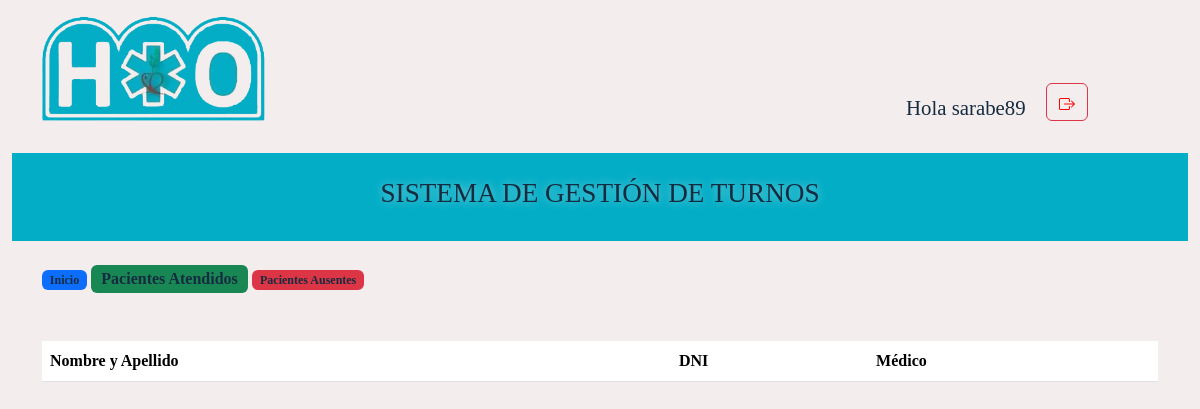
/pacientes_atendidos/ (signed in), run on an earlier commit of the app's database.
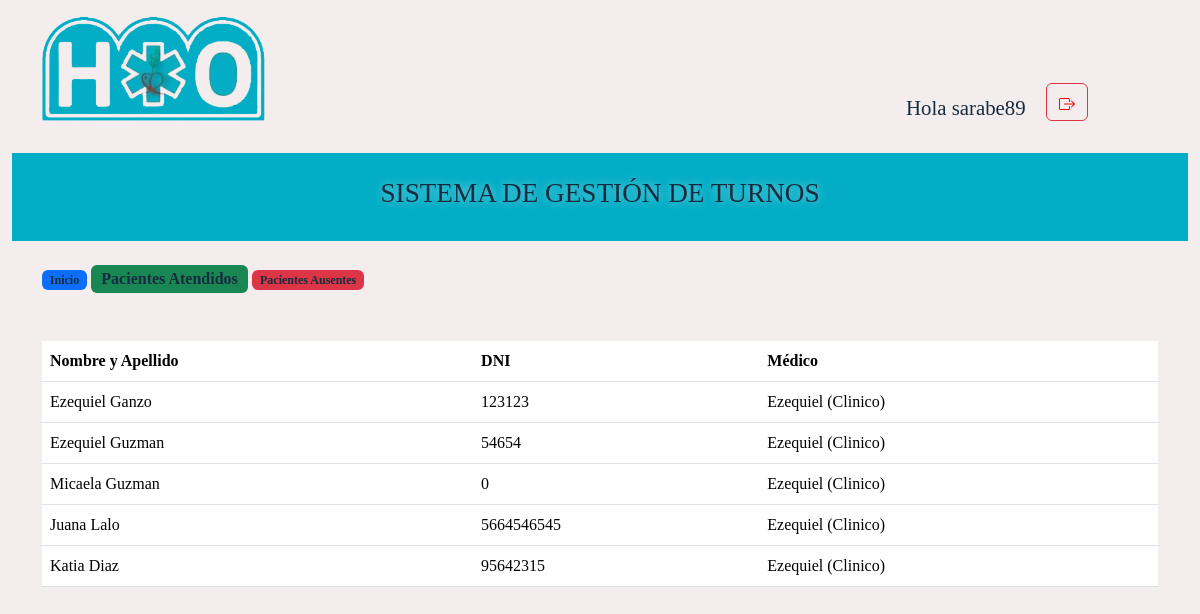
And on a later commit of the database.
### turnos/models.py (models this page shows, shortened)
class Turno(models.Model):
    STATUS_CHOICES = (
        ('E' , 'En Espera'),
        ('P' , 'Atendiendo'),
        ('A' , 'Ausente'),
        ('L', 'Atendido'),
    )
    nombre = models.CharField( max_length=50, null=True)
    apellido = models.CharField( max_length=50, null=True)
    dni = models.IntegerField(default=0)
    medico = models.ForeignKey(Medico, on_delete=models.CASCADE)
    fecha = models.DateField(default=date.today)
    hora = models.TimeField(default='07:00')
    status = models.CharField(max_length=1,choices=STATUS_CHOICES, default='E', verbose_name='estado')

class Medico(models.Model):
    nombre = models.CharField(max_length=50)
    especialidad = models.CharField(max_length=45)
    def __str__(self):
        return f'{self.nombre}  ({self.especialidad})'

### turnos/views.py (the view)
# urls.py: path('pacientes_atendidos/', views.pacientes_atendidos, name='pacientes_atendidos'),
@login_required
def pacientes_atendidos(request):
    turnos_atendidos = Turno.objects.filter(status='L').order_by('fecha')
    return render(request, 'pacientes_atendidos.html', {'turnos_atendidos': turnos_atendidos})

### turnos/templates/pacientes_atendidos.html
{% extends 'base.html' %}
{% block content %}
<br>
<div class="container-fluid">
    <div class="container">
        <span class="badge bg-primary"><a href="{% url 'ver_turnos' %}">Inicio</a></span> </option>
        <span class="badge bg-success fs-6"> <a href="{% url 'pacientes_atendidos' %}" >Pacientes Atendidos</a></span>
        <span class="badge bg-danger"><a href="{% url 'pacientes_ausentes' %}" >Pacientes Ausentes</a></span>
    </div>
</div>
<br><br>
<div class="container-fluid">
    <div class="container">
        <div class="table-responsive">
            <table class="table align-middle mb-0 bg-white">
                <thead class="bg-light">
                    <tr>
                        <th>Nombre y Apellido</th>
                        <th>DNI</th>
                        <th>Médico</th>
                    </tr>
                </thead>
                <tbody>
                    {% for turno in turnos_atendidos %}
                    <tr>
                        <td>{{ turno.nombre|title }} {{ turno.apellido|title }}</td>
                        <td>{{ turno.dni }}</td>
                        <td>{{ turno.medico|title }}</td>
                    </tr>
                    {% endfor %}
                </tbody>
            </table>
        </div>
    </div>
</div>
{% endblock %}

What changed in the data, as far as the page shows it:
now on this page (row edited): Turno: nombre "Ezequiel", apellido "Ganzo", dni "123123", medico "Ezequiel (Clinico)"
now on this page (row edited): Turno: nombre "Ezequiel", apellido "Guzman", dni "54654", medico "Ezequiel (Clinico)"
added Turno: nombre "Micaela", apellido "Guzman", dni "0", medico "Ezequiel (Clinico)"
added Turno: nombre "Juana", apellido "Lalo", dni "5664546545", medico "Ezequiel (Clinico)"
now on this page (row edited): Turno: nombre "Katia", apellido "Diaz", dni "95642315", medico "Ezequiel (Clinico)"
